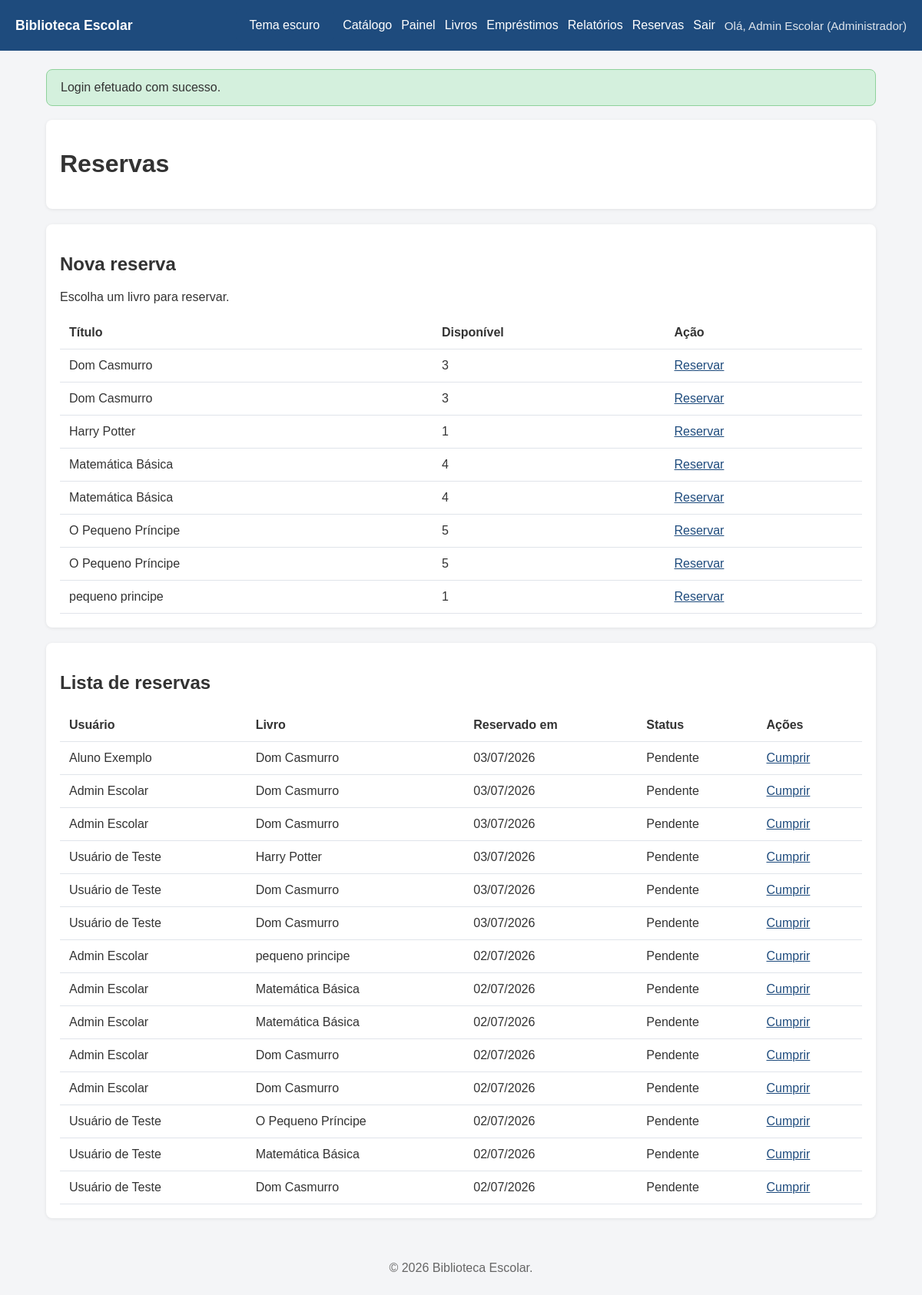
/reservations.php (signed in), run on the app's committed database.
### tables this page shows
CREATE TABLE books (
        id INTEGER PRIMARY KEY AUTOINCREMENT,
        title TEXT NOT NULL,
        author TEXT NOT NULL,
        category TEXT NOT NULL,
        isbn TEXT,
        publisher TEXT,
        year INTEGER,
        quantity INTEGER NOT NULL DEFAULT 0,
        shelf TEXT,
        internal_code TEXT,
        cover_path TEXT,
        created_at TEXT NOT NULL DEFAULT CURRENT_TIMESTAMP
    );

### includes/functions.php (called while the page is built, shortened)
<?php
require_once __DIR__ . '/auth.php';
function h(string $value): string
{
    return htmlspecialchars($value, ENT_QUOTES, 'UTF-8');
}
function format_date(string $value): string
{
    return date('d/m/Y', strtotime($value));
}

### includes/auth.php (called while the page is built, shortened)
<?php
function current_user(): ?array
{
    return $_SESSION['user'] ?? null;
}
function user_has_role(string|array $role): bool
{
    $user = current_user();
    $roles = is_array($role) ? $role : [$role];
    return in_array($user['role_name'], $roles, true);
}

### reservations.php (the view, shortened to what this page needs)
<?php
require_once __DIR__ . '/includes/auth.php';
require_once __DIR__ . '/includes/functions.php';
$db = get_db();
$reservationsQuery = 'SELECT r.id, u.name AS user_name, b.title AS book_title, r.reserved_at, r.fulfilled_at FROM reservations r JOIN users u ON r.user_id = u.id JOIN books b ON r.book_id = b.id';
$reservationsQuery .= ' ORDER BY r.reserved_at DESC';
$reservations = $db->query($reservationsQuery)->fetchAll();
$books = $db->query('SELECT id, title, quantity FROM books ORDER BY title')->fetchAll();
require_once __DIR__ . '/includes/header.php';
?>
<div class="card">
    <h1>Reservas</h1>
</div>
<div class="card">
    <h2>Nova reserva</h2>
    <p>Escolha um livro para reservar.</p>
    <table>
        <thead>
            <tr>
                <th>Título</th>
                <th>Disponível</th>
                <th>Ação</th>
            </tr>
        </thead>
        <tbody>
            <?php foreach ($books as $book): ?>
                <tr>
                    <td><?php echo h($book['title']); ?></td>
                    <td><?php echo (int)$book['quantity']; ?></td>
                    <td>
                        <a href="reservations.php?action=reserve&book_id=<?php echo (int)$book['id']; ?>">Reservar</a>
                    </td>
                </tr>
            <?php endforeach; ?>
        </tbody>
    </table>
</div>
<div class="card">
    <h2>Lista de reservas</h2>
    <?php if (empty($reservations)): ?>
        <p>Sem reservas registradas.</p>
    <?php else: ?>
        <table>
            <thead>
                <tr>
                    <th>Usuário</th>
                    <th>Livro</th>
                    <th>Reservado em</th>
                    <th>Status</th>
                    <?php if (user_has_role(['Administrador', 'Bibliotecário'])): ?><th>Ações</th><?php endif; ?>
                </tr>
            </thead>
            <tbody>
                <?php foreach ($reservations as $reservation): ?>
                    <tr>
                        <td><?php echo h($reservation['user_name']); ?></td>
                        <td><?php echo h($reservation['book_title']); ?></td>
                        <td><?php echo h(format_date($reservation['reserved_at'])); ?></td>
                        <td><?php echo $reservation['fulfilled_at'] ? 'Cumprida em ' . h(format_date($reservation['fulfilled_at'])) : 'Pendente'; ?></td>
                        <?php if (user_has_role(['Administrador', 'Bibliotecário'])): ?>
                            <td>
                                <?php if (!$reservation['fulfilled_at']): ?>
                                    <a href="reservations.php?action=fulfill&id=<?php echo (int)$reservation['id']; ?>">Cumprir</a>
                                <?php else: ?>
                                    -
                                <?php endif; ?>
                            </td>
                        <?php endif; ?>
                    </tr>
                <?php endforeach; ?>
            </tbody>
        </table>
    <?php endif; ?>
</div>
<?php require_once __DIR__ . '/includes/footer.php';

### css/style.css (style rules this page uses)
:root { --bg: #f4f5f7; --text: #333; --header-bg: #1e4b7d; --header-text: #ffffff; --card-bg: #ffffff; --border: #e0e4ea; --input-bg: #ffffff; --input-border: #ccd0d9; --button-bg: #1e4b7d; --button-color: #ffffff; --button-hover: #153b61; --link-color: #1e4b7d; --table-bg: #ffffff; --footer-text: #666; --flash-success-bg: #d4f0dd; --flash-success-border: #8fd19b; --flash-error-bg: #fde2df; --flash-error-border: #f0a09c; --action-bg: #0f6d3f; --action-hover: #0b562f; }
body { margin: 0; font-family: Arial, sans-serif; background: var(--bg); color: var(--text); }
.card { background: var(--card-bg); border-radius: 8px; padding: 18px; box-shadow: 0 1px 4px rgba(0,0,0,0.08); margin-bottom: 20px; }
a { color: var(--link-color); }
table { width: 100%; border-collapse: collapse; margin-top: 12px; background: var(--table-bg); }
table th, table td { padding: 12px; border-bottom: 1px solid var(--border); text-align: left; }

### data on the page
books: title "Dom Casmurro", quantity "3"
books: title "Dom Casmurro", quantity "3"
books: title "Harry Potter", quantity "1"
books: title "Matemática Básica", quantity "4"
books: title "Matemática Básica", quantity "4"
books: title "O Pequeno Príncipe", quantity "5"
books: title "O Pequeno Príncipe", quantity "5"
books: title "pequeno principe", quantity "1"

### other printed values
SITE_NAME "Biblioteca Escolar"
$user['name'] "Admin Escolar"
$user['role_name'] "Administrador"
$flash['message'] "Login efetuado com sucesso."
$reservation['user_name'] "Aluno Exemplo"
$reservation['book_title'] "Dom Casmurro"
format_date($reservation['reserved_at']) "03/07/2026"
$reservation['user_name'] "Admin Escolar"
$reservation['user_name'] "Usuário de Teste"
$reservation['book_title'] "Harry Potter"
$reservation['book_title'] "pequeno principe"
format_date($reservation['reserved_at']) "02/07/2026"
$reservation['book_title'] "Matemática Básica"
$reservation['book_title'] "O Pequeno Príncipe"
